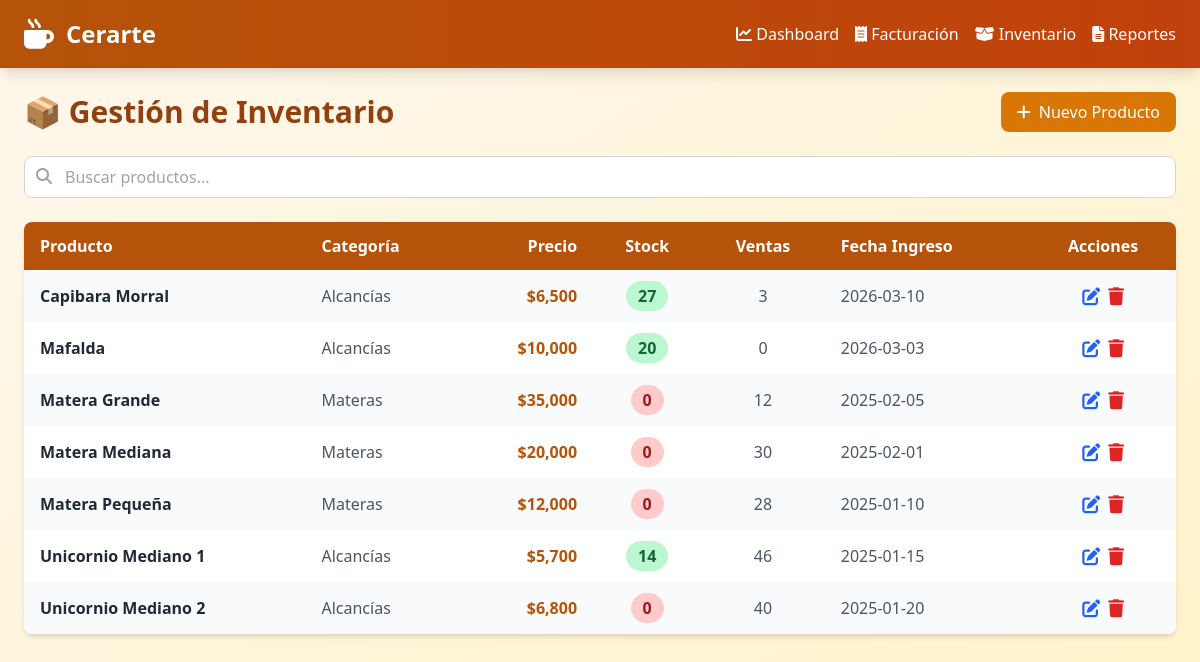
Page /inventario on the committed database.
### tables this page shows
CREATE TABLE productos (
            id INTEGER PRIMARY KEY AUTOINCREMENT,
            nombre TEXT NOT NULL,
            precio REAL NOT NULL,
            stock INTEGER NOT NULL DEFAULT 0,
            categoria TEXT NOT NULL,
            fecha_ingreso TEXT NOT NULL,
            ventas INTEGER NOT NULL DEFAULT 0
        );

### app.py (the view)
@app.route('/inventario')
def inventario():
    q = request.args.get('q','').strip(); conn = get_db()
    rows = conn.execute("SELECT * FROM productos WHERE nombre LIKE ? ORDER BY nombre",(f'%{q}%',)).fetchall() if q \
           else conn.execute("SELECT * FROM productos ORDER BY nombre").fetchall()
    conn.close()
    return render_template('inventario.html', productos=[dict(r) for r in rows], q=q)

### app.py (called while the page is built)
def get_db():
    conn = sqlite3.connect(DB_PATH)
    conn.row_factory = sqlite3.Row
    return conn

### templates/inventario.html (shortened to what this page needs)
{% extends "base.html" %}
{% set page = 'inventario' %}
{% block content %}
<div class="p-6">
  <div class="flex items-center justify-between mb-6">
    <h1 class="text-3xl font-bold text-amber-800">📦 Gestión de Inventario</h1>
    <button onclick="abrirModal()" class="bg-amber-600 text-white px-4 py-2 rounded-lg hover:bg-amber-700 transition flex items-center gap-2">
      <i class="fas fa-plus"></i> Nuevo Producto
    </button>
  </div>
  <form method="GET" action="/inventario" class="mb-6">
    <div class="relative">
      <i class="fas fa-search absolute left-3 top-3 text-gray-400"></i>
      <input name="q" value="{{ q }}" type="text" placeholder="Buscar productos..."
        class="w-full pl-10 pr-4 py-2 border border-gray-300 rounded-lg focus:ring-2 focus:ring-amber-500 focus:border-transparent">
    </div>
  </form>
  <div class="bg-white rounded-lg shadow-md overflow-hidden">
    <table class="w-full">
      <thead class="bg-amber-700 text-white">
        <tr>
          <th class="px-4 py-3 text-left">Producto</th>
          <th class="px-4 py-3 text-left">Categoría</th>
          <th class="px-4 py-3 text-right">Precio</th>
          <th class="px-4 py-3 text-center">Stock</th>
          <th class="px-4 py-3 text-center">Ventas</th>
          <th class="px-4 py-3 text-left">Fecha Ingreso</th>
          <th class="px-4 py-3 text-center">Acciones</th>
        </tr>
      </thead>
      <tbody>
        {% for p in productos %}
        <tr class="{{ 'bg-gray-50' if loop.index is odd else 'bg-white' }} hover:bg-amber-50 transition">
          <td class="px-4 py-3 font-semibold text-gray-800">{{ p.nombre }}</td>
          <td class="px-4 py-3 text-gray-600">{{ p.categoria }}</td>
          <td class="px-4 py-3 text-right text-amber-700 font-semibold">${{ "{:,.0f}".format(p.precio) }}</td>
          <td class="px-4 py-3 text-center">
            <span class="px-3 py-1 rounded-full font-semibold
              {% if p.stock <= 5 %}bg-red-200 text-red-800
              {% elif p.stock <= 10 %}bg-yellow-200 text-yellow-800
              {% else %}bg-green-200 text-green-800{% endif %}">
              {{ p.stock }}
            </span>
          </td>
          <td class="px-4 py-3 text-center text-gray-600">{{ p.ventas }}</td>
          <td class="px-4 py-3 text-gray-600">{{ p.fecha_ingreso }}</td>
          <td class="px-4 py-3">
            <div class="flex items-center justify-center gap-2">
              <button onclick="editarProducto({{ p.id }}, '{{ p.nombre }}', {{ p.precio }}, {{ p.stock }}, '{{ p.categoria }}', '{{ p.fecha_ingreso }}')"
                class="text-blue-600 hover:text-blue-800 text-lg"><i class="fas fa-edit"></i></button>
              <button onclick="eliminarProducto({{ p.id }})"
                class="text-red-600 hover:text-red-800 text-lg"><i class="fas fa-trash"></i></button>
            </div>
          </td>
        </tr>
        {% else %}
        <tr><td colspan="7" class="text-center py-8 text-gray-400">No hay productos</td></tr>
        {% endfor %}
      </tbody>
    </table>
  </div>
</div>
{% endblock %}

### rows in the picture
productos: nombre "Capibara Morral", categoria "Alcancías", precio "6,500", stock "27", ventas "3", fecha_ingreso "2026-03-10"
productos: nombre "Mafalda", categoria "Alcancías", precio "10,000", stock "20", ventas "0", fecha_ingreso "2026-03-03"
productos: nombre "Matera Grande", categoria "Materas", precio "35,000", stock "0", ventas "12", fecha_ingreso "2025-02-05"
productos: nombre "Matera Mediana", categoria "Materas", precio "20,000", stock "0", ventas "30", fecha_ingreso "2025-02-01"
productos: nombre "Matera Pequeña", categoria "Materas", precio "12,000", stock "0", ventas "28", fecha_ingreso "2025-01-10"
productos: nombre "Unicornio Mediano 1", categoria "Alcancías", precio "5,700", stock "14", ventas "46", fecha_ingreso "2025-01-15"
productos: nombre "Unicornio Mediano 2", categoria "Alcancías", precio "6,800", stock "0", ventas "40", fecha_ingreso "2025-01-20"
